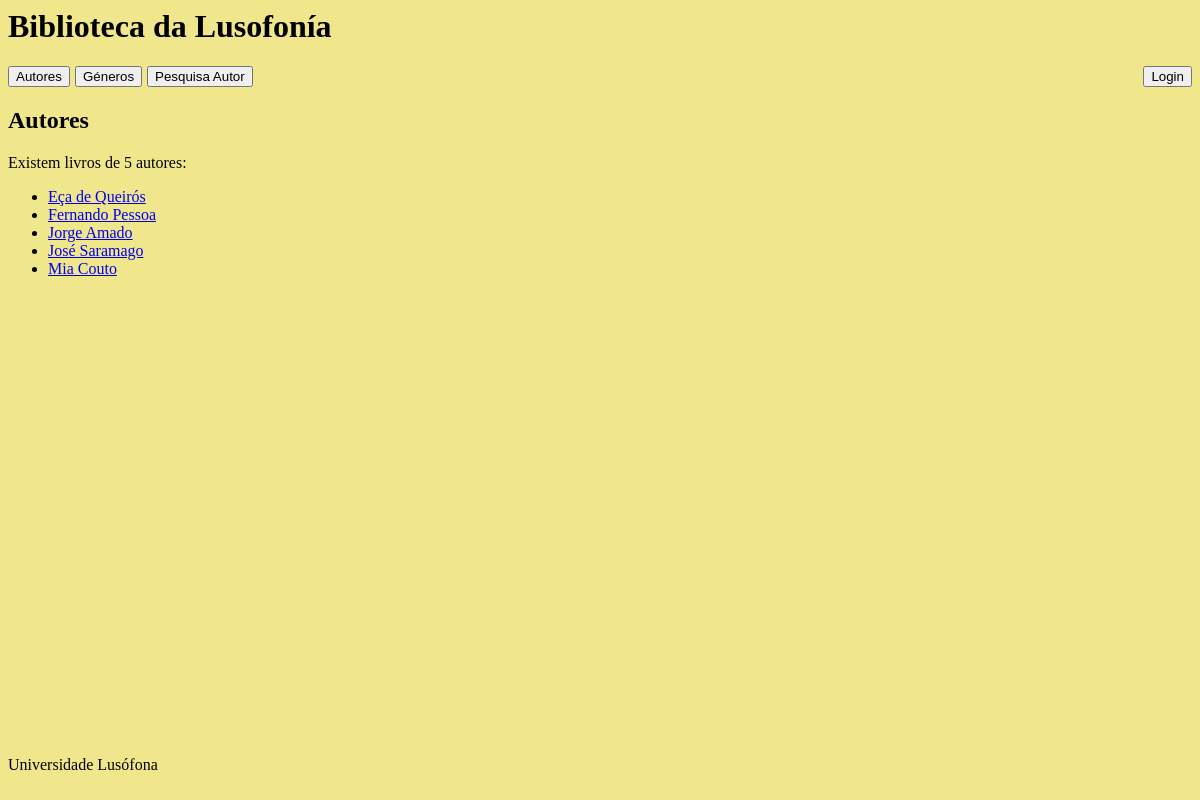
The app's page /, older data.
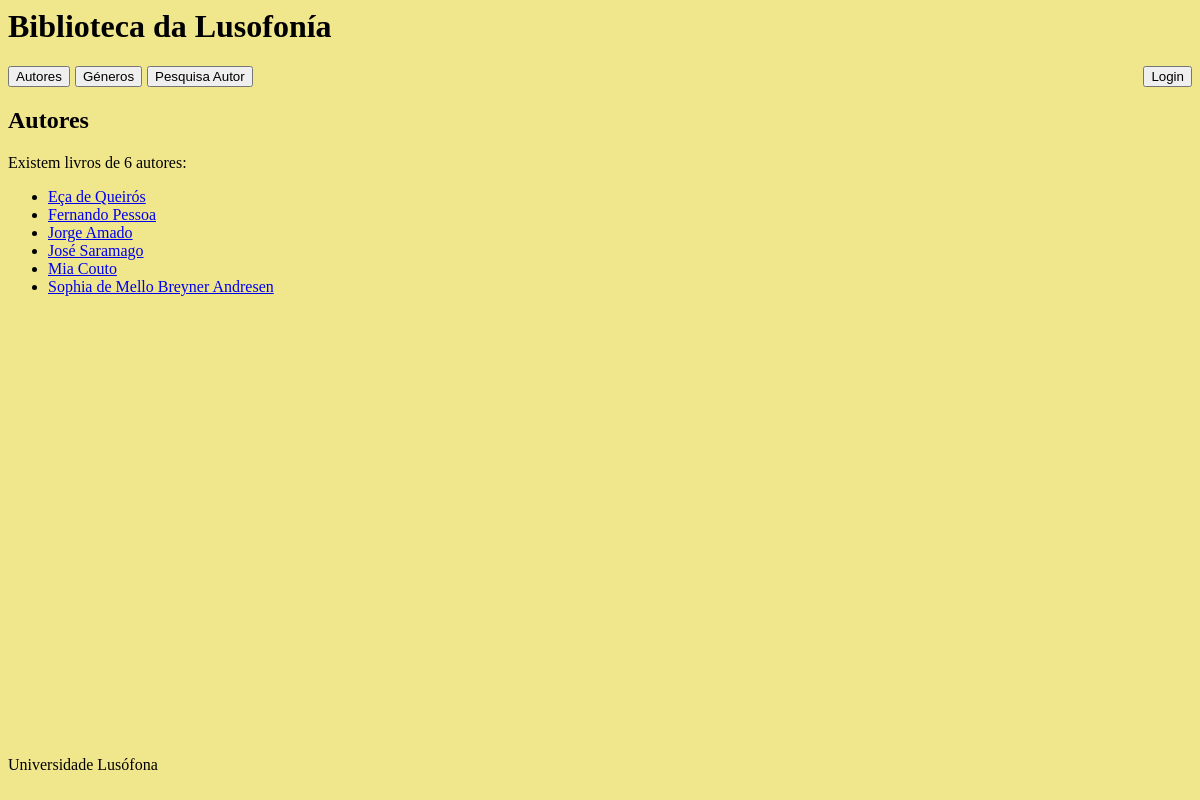
The same page, newer data.
### biblioteca/models.py (models this page shows)
class Autor(models.Model):
    nome = models.CharField(max_length=50)
    ano_nascimento = models.IntegerField()
    nacionalidade = models.CharField(max_length=50)
    retrato = models.ImageField(upload_to="retratos", null=True, blank=True)
    def __str__(self):
        return self.nome

### biblioteca/views.py (the view)
# urls.py: path('', views.index_view, name="autores"),
def index_view(request):
    context = {
        'autores': Autor.objects.all().order_by('nome'),
    }
    return render(request, "biblioteca/index.html", context)

### biblioteca/templates/biblioteca/index.html (shortened to what this page needs)
{% extends 'biblioteca/layout.html' %}
{% block content %}
<h2>Autores</h2>
    <p>Existem livros de {{ autores|length }} autores:</p>
    <ul>
    {% for autor in autores %}
        <li>
            <a href="{% url 'autor' autor.id %}">{{ autor }}</a>
        </li>
    {% endfor %}
    </ul>
{% endblock %}

Row changes from the older to the newer data that the page shows:
added Autor: nome "Sophia de Mello Breyner Andresen"
Text that changed along with them:
{{ autores|length }}: "5" → "6"
